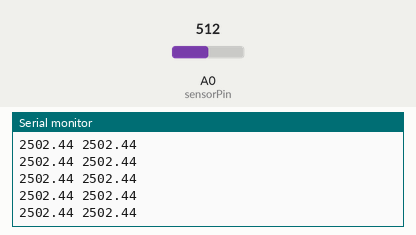
Bench run of a sketch on a simulated Arduino Uno, built with avr-gcc and run on an emulated ATmega328P. Parts: the last lines printed to the serial monitor. The inputs (shaded band) are chosen by the test bench; at power-on: A0 (sensorPin) = 512.

Above: at 1.2 s.
1.3 s: A0 (sensorPin) set to 716
At 2.1 s:
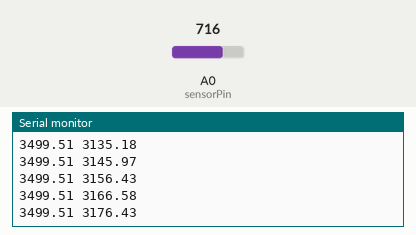
2.8 s: A0 (sensorPin) set to 900
At 3.7 s:
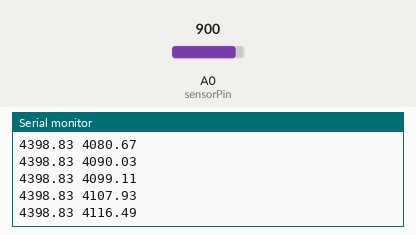
Timing chart, 0 to 5.8 s (numbered marks = the images above; inputs shaded):
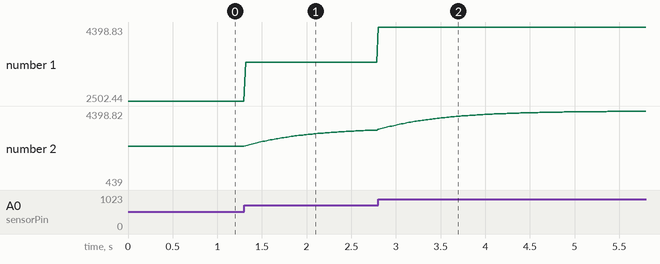

The sketch:

kalman.ino
```cpp
const int sensorPin = A0;  // pin al cual se conecta la entrada analogica
// variables de kalman
float varVolt = 1.12184278324081E-05;// varianza determinada por una hoja de excel
float varProcess = 1e-8;
float Pc = 0.0;
float G = 0.0;
float P = 1.0;
float Xp = 0.0;
float Zp = 0.0;
float Xe = 0.0;
void setup() {
  Serial.begin(9600);
}

void loop() {
  int sensorVal = analogRead(sensorPin);     //lectura de valores
  float voltage = sensorVal * 5.0 / 1023.0;
  // algoritmo de kalman
  Pc = P + varProcess;
  G = Pc/(Pc + varVolt);// ganancia de kalman
  P = (1-G)*Pc;
  Xp = Xe;
  Zp = Xp;
  Xe = G*(voltage-Zp)+Xp;// la estimacion de kalman para el sensor en cuestion .
 // serialFloatPrint(voltage);
  //serialFloatPrint(Xe);
  Serial.print(voltage*1000);
  Serial.print(' ');
  Serial.println(Xe*1000);

  delay(20);
}

// function to print out floats in HEX
void serialFloatPrint(float f) {
  byte * b = (byte *) &f;
  Serial.print("#");
  for(int i=0; i<4; i++) {
    byte b1 = (b[i] >> 4) & 0x0f;
    byte b2 = (b[i] & 0x0f);
    char c1 = (b1 < 10) ? ('0' + b1) : 'A' + b1 - 10;
    char c2 = (b2 < 10) ? ('0' + b2) : 'A' + b2 - 10;
    //Serial.print(String(c1));
    //Serial.print(String(c2));
  }
}
```

Measured:
- after the input at 1.3 s, the serial monitor: prints a new line at once (image 1)
- plotted number 1: 2502.44 → 3499.51 after the input at 1.3 s
- plotted number 2: 2502.44 → 3379.17 after the input at 1.3 s
